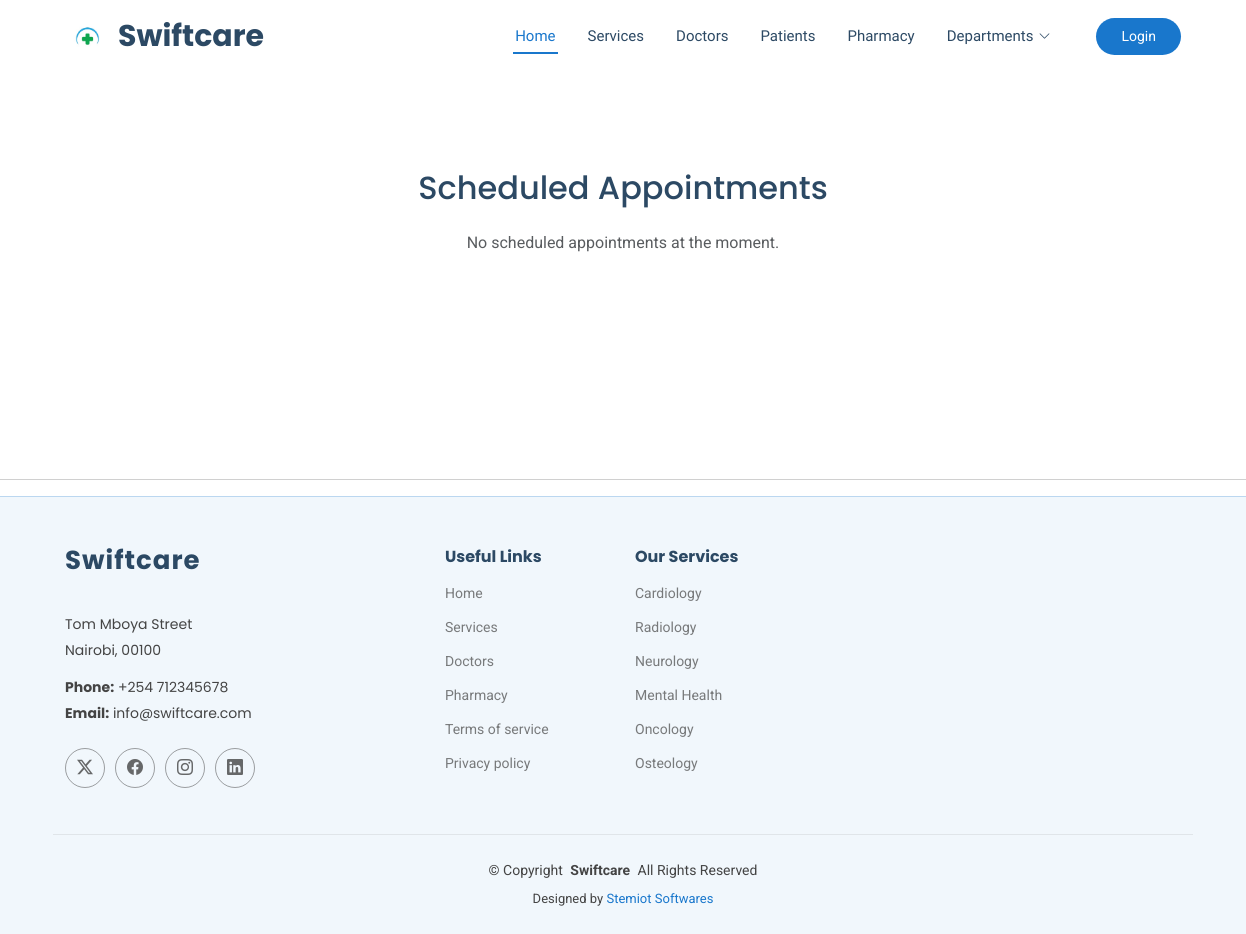
Before: /scheduled_appointments/ with the older database file.
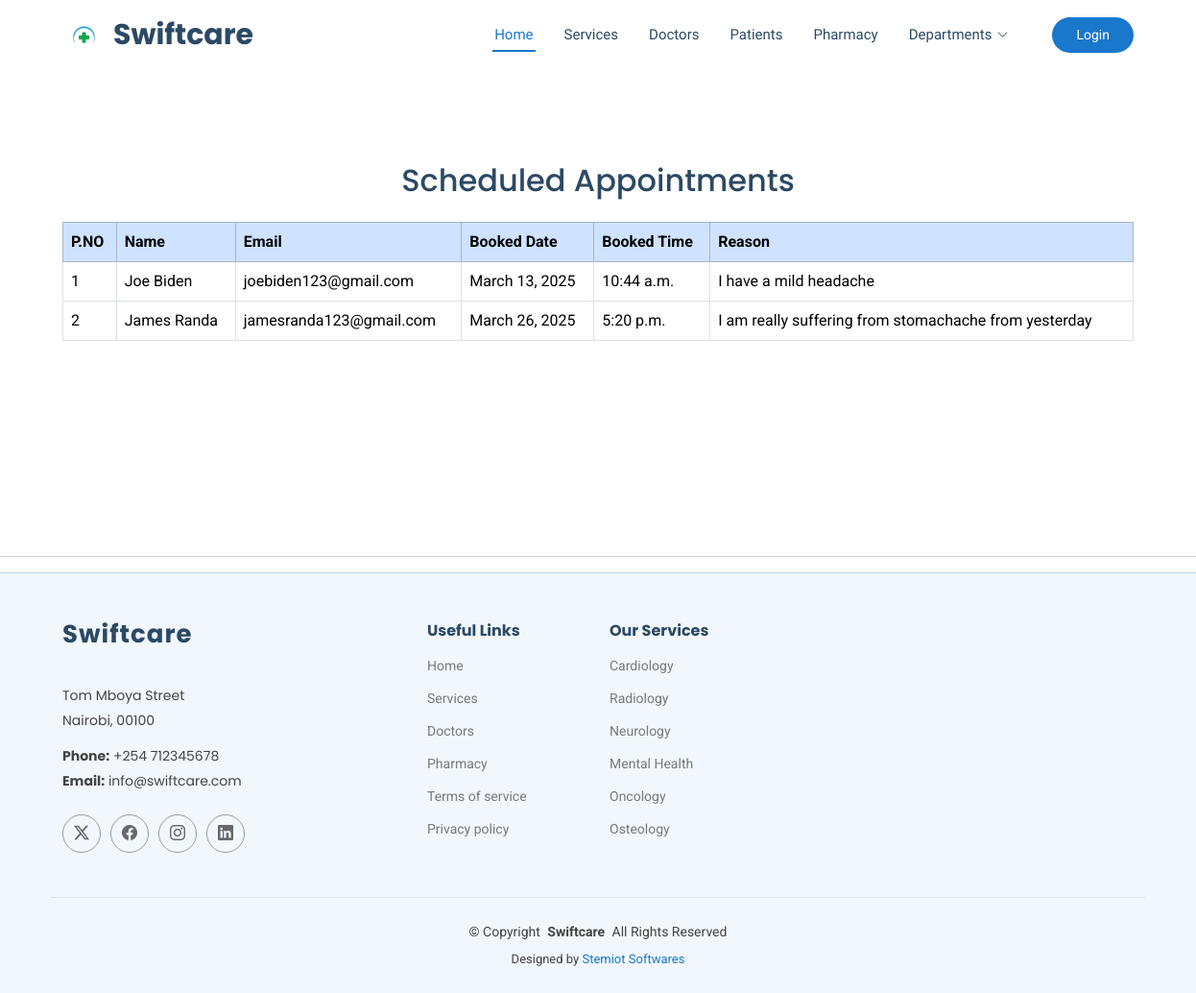
After: the same page with the newer database file.
### swiftcare/models.py (models this page shows, shortened)
class Appointment(models.Model):
    doctor = models.ForeignKey(Doctor, on_delete=models.CASCADE)
    name = models.CharField(max_length=255)
    email = models.EmailField()
    date = models.DateField()
    time = models.TimeField()
    reason = models.TextField()

### swiftcare/views.py (the view)
# urls.py: path("scheduled_appointments/", views.scheduled_appointments, name="scheduled_appointments"),
def scheduled_appointments(request):
    appointments = Appointment.objects.all().order_by("date", "time")
    return render(request, "scheduled_appointments.html", {"appointments": appointments})

### swiftcare/templates/scheduled_appointments.html (shortened to what the changed rows need)
{% load static %}
<!DOCTYPE html>
<html lang="en">
<head>
  <link href="{% static 'assets/vendor/bootstrap/css/bootstrap.min.css' %}" rel="stylesheet">
  <link href="{% static 'assets/vendor/bootstrap-icons/bootstrap-icons.css' %}" rel="stylesheet">
  <link href="{%  static 'assets/vendor/aos/aos.css' %}" rel="stylesheet">
  <link href="{%  static 'assets/vendor/fontawesome-free/css/all.min.css' %}" rel="stylesheet">
  <link href="{%  static 'assets/vendor/glightbox/css/glightbox.min.css' %}" rel="stylesheet">
  <link href="{%  static 'assets/vendor/swiper/swiper-bundle.min.css' %}" rel="stylesheet">
  <link href="{%  static 'assets/css/main.css' %}" rel="stylesheet">
</head>
<body class="index-page">
  <header id="header" class="header sticky-top">
    <div class="branding d-flex align-items-center">
      <div class="container position-relative d-flex align-items-center justify-content-between">
        <a href="index.html" class="logo d-flex align-items-center me-auto">
          <h1 class="sitename">Swiftcare</h1>
        </a>
      </div>
    </div>
  </header>
<main class="main container mt-4"><br><br><br>
    <h2 class="text-center mb-4">Scheduled Appointments</h2>
    {% if appointments %}
    <div class="table-responsive">
        <table class="table table-bordered table-hover">
            <thead class="table-primary">
                <tr>
                    <th>P.NO</th>
                    <th>Name</th>
                    <th>Email</th>
                    <th>Booked Date</th>
                    <th>Booked Time</th>
                    <th>Reason</th>
                </tr>
            </thead>
            <tbody>
                {% for appointment in appointments %}
                <tr>
                    <td>{{ forloop.counter }}</td>
                    <td>{{ appointment.name }}</td>
                    <td>{{ appointment.email }}</td>
                    <td>{{ appointment.date }}</td>
                    <td>{{ appointment.time }}</td>
                    <td>{{ appointment.reason }}</td>
                </tr>
                {% endfor %}
            </tbody>
        </table>
    </div>
    {% else %}
    <p class="text-center text-muted">No scheduled appointments at the moment.</p>
    {% endif %}
</main>
  <br><br> <br><br><br><br><br><br>
</body>
</html>

Changed rows visible on the page:
added Appointment: name "Joe Biden", email "joebiden123@gmail.com", date "March 13, 2025", time "10:44 a.m.", reason "I have a mild headache"
added Appointment: name "James Randa", email "jamesranda123@gmail.com", date "March 26, 2025", time "5:20 p.m.", reason "I am really suffering from stomachache from yesterday"
Other visible differences:
text no longer shown: "No scheduled appointments at the moment."
text now shown: "P.NO Name Email Booked Date Booked Time Reason"
